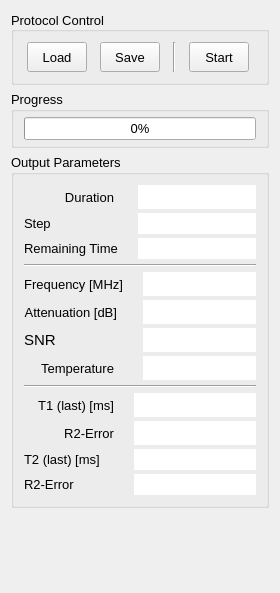
<?xml version="1.0" encoding="UTF-8"?>
<ui version="4.0">
 <class>ccRelaxometerWidget</class>
 <widget class="QWidget" name="ccRelaxometerWidget">
  <property name="geometry">
   <rect>
    <x>0</x>
    <y>0</y>
    <width>280</width>
    <height>593</height>
   </rect>
  </property>
  <property name="sizePolicy">
   <sizepolicy hsizetype="Fixed" vsizetype="Preferred">
    <horstretch>0</horstretch>
    <verstretch>0</verstretch>
   </sizepolicy>
  </property>
  <property name="minimumSize">
   <size>
    <width>280</width>
    <height>0</height>
   </size>
  </property>
  <property name="maximumSize">
   <size>
    <width>280</width>
    <height>16777215</height>
   </size>
  </property>
  <property name="windowTitle">
   <string>Form</string>
  </property>
  <layout class="QVBoxLayout" name="verticalLayout">
   <item>
    <widget class="QGroupBox" name="protocol_controls">
     <property name="font">
      <font>
       <pointsize>10</pointsize>
      </font>
     </property>
     <property name="title">
      <string>Protocol Control</string>
     </property>
     <property name="alignment">
      <set>Qt::AlignLeading|Qt::AlignLeft|Qt::AlignVCenter</set>
     </property>
     <layout class="QVBoxLayout" name="verticalLayout_3">
      <property name="spacing">
       <number>5</number>
      </property>
      <property name="leftMargin">
       <number>10</number>
      </property>
      <property name="topMargin">
       <number>10</number>
      </property>
      <property name="rightMargin">
       <number>10</number>
      </property>
      <property name="bottomMargin">
       <number>10</number>
      </property>
      <item>
       <layout class="QHBoxLayout" name="horizontalLayout">
        <property name="spacing">
         <number>10</number>
        </property>
        <item>
         <widget class="QPushButton" name="load_btn">
          <property name="sizePolicy">
           <sizepolicy hsizetype="Fixed" vsizetype="Fixed">
            <horstretch>0</horstretch>
            <verstretch>0</verstretch>
           </sizepolicy>
          </property>
          <property name="minimumSize">
           <size>
            <width>60</width>
            <height>30</height>
           </size>
          </property>
          <property name="maximumSize">
           <size>
            <width>60</width>
            <height>30</height>
           </size>
          </property>
          <property name="font">
           <font>
            <pointsize>10</pointsize>
           </font>
          </property>
          <property name="text">
           <string>Load</string>
          </property>
         </widget>
        </item>
        <item>
         <widget class="QPushButton" name="save_btn">
          <property name="sizePolicy">
           <sizepolicy hsizetype="Fixed" vsizetype="Fixed">
            <horstretch>0</horstretch>
            <verstretch>0</verstretch>
           </sizepolicy>
          </property>
          <property name="minimumSize">
           <size>
            <width>60</width>
            <height>30</height>
           </size>
          </property>
          <property name="maximumSize">
           <size>
            <width>60</width>
            <height>30</height>
           </size>
          </property>
          <property name="font">
           <font>
            <pointsize>10</pointsize>
           </font>
          </property>
          <property name="text">
           <string>Save</string>
          </property>
         </widget>
        </item>
        <item>
         <widget class="Line" name="line_3">
          <property name="orientation">
           <enum>Qt::Vertical</enum>
          </property>
         </widget>
        </item>
        <item>
         <widget class="QPushButton" name="start_btn">
          <property name="sizePolicy">
           <sizepolicy hsizetype="Fixed" vsizetype="Fixed">
            <horstretch>0</horstretch>
            <verstretch>0</verstretch>
           </sizepolicy>
          </property>
          <property name="minimumSize">
           <size>
            <width>60</width>
            <height>30</height>
           </size>
          </property>
          <property name="maximumSize">
           <size>
            <width>60</width>
            <height>30</height>
           </size>
          </property>
          <property name="font">
           <font>
            <pointsize>10</pointsize>
           </font>
          </property>
          <property name="text">
           <string>Start</string>
          </property>
         </widget>
        </item>
       </layout>
      </item>
     </layout>
    </widget>
   </item>
   <item>
    <widget class="QGroupBox" name="groupBox">
     <property name="font">
      <font>
       <pointsize>10</pointsize>
      </font>
     </property>
     <property name="title">
      <string>Progress</string>
     </property>
     <layout class="QHBoxLayout" name="horizontalLayout_3">
      <property name="spacing">
       <number>0</number>
      </property>
      <property name="leftMargin">
       <number>10</number>
      </property>
      <property name="topMargin">
       <number>5</number>
      </property>
      <property name="rightMargin">
       <number>10</number>
      </property>
      <property name="bottomMargin">
       <number>5</number>
      </property>
      <item>
       <widget class="QProgressBar" name="meas_progress">
        <property name="value">
         <number>0</number>
        </property>
        <property name="textVisible">
         <bool>true</bool>
        </property>
       </widget>
      </item>
     </layout>
    </widget>
   </item>
   <item>
    <widget class="QGroupBox" name="OutputWidget">
     <property name="sizePolicy">
      <sizepolicy hsizetype="Preferred" vsizetype="Minimum">
       <horstretch>0</horstretch>
       <verstretch>0</verstretch>
      </sizepolicy>
     </property>
     <property name="font">
      <font>
       <pointsize>10</pointsize>
      </font>
     </property>
     <property name="title">
      <string>Output Parameters</string>
     </property>
     <layout class="QVBoxLayout" name="verticalLayout_2">
      <property name="spacing">
       <number>5</number>
      </property>
      <property name="leftMargin">
       <number>10</number>
      </property>
      <property name="topMargin">
       <number>10</number>
      </property>
      <property name="rightMargin">
       <number>10</number>
      </property>
      <property name="bottomMargin">
       <number>10</number>
      </property>
      <item>
       <layout class="QFormLayout" name="scan">
        <property name="fieldGrowthPolicy">
         <enum>QFormLayout::ExpandingFieldsGrow</enum>
        </property>
        <property name="horizontalSpacing">
         <number>20</number>
        </property>
        <property name="verticalSpacing">
         <number>4</number>
        </property>
        <item row="0" column="0">
         <widget class="QLabel" name="peakLabel">
          <property name="sizePolicy">
           <sizepolicy hsizetype="Minimum" vsizetype="Preferred">
            <horstretch>0</horstretch>
            <verstretch>0</verstretch>
           </sizepolicy>
          </property>
          <property name="minimumSize">
           <size>
            <width>90</width>
            <height>0</height>
           </size>
          </property>
          <property name="font">
           <font>
            <pointsize>10</pointsize>
            <weight>50</weight>
            <bold>false</bold>
           </font>
          </property>
          <property name="text">
           <string>Duration</string>
          </property>
          <property name="alignment">
           <set>Qt::AlignRight|Qt::AlignTrailing|Qt::AlignVCenter</set>
          </property>
         </widget>
        </item>
        <item row="0" column="1">
         <widget class="QLineEdit" name="dur_output">
          <property name="sizePolicy">
           <sizepolicy hsizetype="Expanding" vsizetype="Fixed">
            <horstretch>0</horstretch>
            <verstretch>0</verstretch>
           </sizepolicy>
          </property>
          <property name="minimumSize">
           <size>
            <width>80</width>
            <height>18</height>
           </size>
          </property>
          <property name="maximumSize">
           <size>
            <width>16777215</width>
            <height>25</height>
           </size>
          </property>
          <property name="font">
           <font>
            <pointsize>11</pointsize>
            <weight>50</weight>
            <bold>false</bold>
           </font>
          </property>
          <property name="mouseTracking">
           <bool>false</bool>
          </property>
          <property name="frame">
           <bool>false</bool>
          </property>
          <property name="alignment">
           <set>Qt::AlignRight|Qt::AlignTrailing|Qt::AlignVCenter</set>
          </property>
          <property name="readOnly">
           <bool>true</bool>
          </property>
         </widget>
        </item>
        <item row="1" column="0">
         <widget class="QLabel" name="label_4">
          <property name="font">
           <font>
            <pointsize>10</pointsize>
           </font>
          </property>
          <property name="text">
           <string>Step</string>
          </property>
         </widget>
        </item>
        <item row="1" column="1">
         <widget class="QLineEdit" name="fwhm_output">
          <property name="minimumSize">
           <size>
            <width>80</width>
            <height>18</height>
           </size>
          </property>
          <property name="maximumSize">
           <size>
            <width>16777215</width>
            <height>25</height>
           </size>
          </property>
          <property name="frame">
           <bool>false</bool>
          </property>
          <property name="alignment">
           <set>Qt::AlignRight|Qt::AlignTrailing|Qt::AlignVCenter</set>
          </property>
         </widget>
        </item>
        <item row="2" column="1">
         <widget class="QLineEdit" name="lineEdit">
          <property name="minimumSize">
           <size>
            <width>80</width>
            <height>18</height>
           </size>
          </property>
          <property name="maximumSize">
           <size>
            <width>16777215</width>
            <height>25</height>
           </size>
          </property>
          <property name="frame">
           <bool>false</bool>
          </property>
          <property name="alignment">
           <set>Qt::AlignRight|Qt::AlignTrailing|Qt::AlignVCenter</set>
          </property>
         </widget>
        </item>
        <item row="2" column="0">
         <widget class="QLabel" name="label_3">
          <property name="font">
           <font>
            <pointsize>10</pointsize>
           </font>
          </property>
          <property name="text">
           <string>Remaining Time</string>
          </property>
         </widget>
        </item>
       </layout>
      </item>
      <item>
       <widget class="Line" name="line_2">
        <property name="orientation">
         <enum>Qt::Horizontal</enum>
        </property>
       </widget>
      </item>
      <item>
       <layout class="QFormLayout" name="measurement">
        <property name="fieldGrowthPolicy">
         <enum>QFormLayout::ExpandingFieldsGrow</enum>
        </property>
        <property name="rowWrapPolicy">
         <enum>QFormLayout::DontWrapRows</enum>
        </property>
        <property name="horizontalSpacing">
         <number>20</number>
        </property>
        <property name="verticalSpacing">
         <number>4</number>
        </property>
        <property name="leftMargin">
         <number>0</number>
        </property>
        <property name="topMargin">
         <number>0</number>
        </property>
        <property name="rightMargin">
         <number>0</number>
        </property>
        <property name="bottomMargin">
         <number>0</number>
        </property>
        <item row="0" column="0">
         <widget class="QLabel" name="freqLabel">
          <property name="sizePolicy">
           <sizepolicy hsizetype="Minimum" vsizetype="Preferred">
            <horstretch>0</horstretch>
            <verstretch>0</verstretch>
           </sizepolicy>
          </property>
          <property name="minimumSize">
           <size>
            <width>90</width>
            <height>0</height>
           </size>
          </property>
          <property name="font">
           <font>
            <pointsize>10</pointsize>
            <weight>50</weight>
            <bold>false</bold>
           </font>
          </property>
          <property name="text">
           <string>Frequency [MHz]</string>
          </property>
          <property name="alignment">
           <set>Qt::AlignRight|Qt::AlignTrailing|Qt::AlignVCenter</set>
          </property>
         </widget>
        </item>
        <item row="0" column="1">
         <widget class="QLineEdit" name="freq_output">
          <property name="sizePolicy">
           <sizepolicy hsizetype="Expanding" vsizetype="Fixed">
            <horstretch>0</horstretch>
            <verstretch>0</verstretch>
           </sizepolicy>
          </property>
          <property name="minimumSize">
           <size>
            <width>80</width>
            <height>18</height>
           </size>
          </property>
          <property name="maximumSize">
           <size>
            <width>16777215</width>
            <height>25</height>
           </size>
          </property>
          <property name="font">
           <font>
            <pointsize>11</pointsize>
            <weight>50</weight>
            <bold>false</bold>
           </font>
          </property>
          <property name="mouseTracking">
           <bool>false</bool>
          </property>
          <property name="frame">
           <bool>false</bool>
          </property>
          <property name="alignment">
           <set>Qt::AlignRight|Qt::AlignTrailing|Qt::AlignVCenter</set>
          </property>
          <property name="readOnly">
           <bool>true</bool>
          </property>
          <property name="cursorMoveStyle">
           <enum>Qt::LogicalMoveStyle</enum>
          </property>
         </widget>
        </item>
        <item row="1" column="0">
         <widget class="QLabel" name="atLabel">
          <property name="sizePolicy">
           <sizepolicy hsizetype="Minimum" vsizetype="Preferred">
            <horstretch>0</horstretch>
            <verstretch>0</verstretch>
           </sizepolicy>
          </property>
          <property name="minimumSize">
           <size>
            <width>90</width>
            <height>0</height>
           </size>
          </property>
          <property name="font">
           <font>
            <pointsize>10</pointsize>
            <weight>50</weight>
            <bold>false</bold>
           </font>
          </property>
          <property name="text">
           <string>Attenuation [dB]</string>
          </property>
          <property name="alignment">
           <set>Qt::AlignRight|Qt::AlignTrailing|Qt::AlignVCenter</set>
          </property>
         </widget>
        </item>
        <item row="1" column="1">
         <widget class="QLineEdit" name="at_output">
          <property name="sizePolicy">
           <sizepolicy hsizetype="Expanding" vsizetype="Fixed">
            <horstretch>0</horstretch>
            <verstretch>0</verstretch>
           </sizepolicy>
          </property>
          <property name="minimumSize">
           <size>
            <width>80</width>
            <height>18</height>
           </size>
          </property>
          <property name="maximumSize">
           <size>
            <width>16777215</width>
            <height>25</height>
           </size>
          </property>
          <property name="font">
           <font>
            <pointsize>11</pointsize>
            <weight>50</weight>
            <bold>false</bold>
           </font>
          </property>
          <property name="mouseTracking">
           <bool>false</bool>
          </property>
          <property name="frame">
           <bool>false</bool>
          </property>
          <property name="alignment">
           <set>Qt::AlignRight|Qt::AlignTrailing|Qt::AlignVCenter</set>
          </property>
          <property name="readOnly">
           <bool>true</bool>
          </property>
         </widget>
        </item>
        <item row="2" column="0">
         <widget class="QLabel" name="snrLabel">
          <property name="sizePolicy">
           <sizepolicy hsizetype="Minimum" vsizetype="Preferred">
            <horstretch>0</horstretch>
            <verstretch>0</verstretch>
           </sizepolicy>
          </property>
          <property name="font">
           <font>
            <pointsize>11</pointsize>
            <weight>50</weight>
            <bold>false</bold>
           </font>
          </property>
          <property name="text">
           <string>SNR</string>
          </property>
         </widget>
        </item>
        <item row="2" column="1">
         <widget class="QLineEdit" name="snr_output">
          <property name="sizePolicy">
           <sizepolicy hsizetype="Expanding" vsizetype="Fixed">
            <horstretch>0</horstretch>
            <verstretch>0</verstretch>
           </sizepolicy>
          </property>
          <property name="minimumSize">
           <size>
            <width>80</width>
            <height>18</height>
           </size>
          </property>
          <property name="maximumSize">
           <size>
            <width>16777215</width>
            <height>25</height>
           </size>
          </property>
          <property name="font">
           <font>
            <pointsize>11</pointsize>
            <weight>50</weight>
            <bold>false</bold>
           </font>
          </property>
          <property name="mouseTracking">
           <bool>false</bool>
          </property>
          <property name="frame">
           <bool>false</bool>
          </property>
          <property name="alignment">
           <set>Qt::AlignRight|Qt::AlignTrailing|Qt::AlignVCenter</set>
          </property>
          <property name="readOnly">
           <bool>true</bool>
          </property>
         </widget>
        </item>
        <item row="3" column="1">
         <widget class="QLineEdit" name="temp_output">
          <property name="sizePolicy">
           <sizepolicy hsizetype="Expanding" vsizetype="Fixed">
            <horstretch>0</horstretch>
            <verstretch>0</verstretch>
           </sizepolicy>
          </property>
          <property name="minimumSize">
           <size>
            <width>80</width>
            <height>18</height>
           </size>
          </property>
          <property name="maximumSize">
           <size>
            <width>16777215</width>
            <height>25</height>
           </size>
          </property>
          <property name="font">
           <font>
            <pointsize>11</pointsize>
            <weight>50</weight>
            <bold>false</bold>
           </font>
          </property>
          <property name="mouseTracking">
           <bool>false</bool>
          </property>
          <property name="frame">
           <bool>false</bool>
          </property>
          <property name="alignment">
           <set>Qt::AlignRight|Qt::AlignTrailing|Qt::AlignVCenter</set>
          </property>
          <property name="readOnly">
           <bool>true</bool>
          </property>
         </widget>
        </item>
        <item row="3" column="0">
         <widget class="QLabel" name="tempLabel">
          <property name="sizePolicy">
           <sizepolicy hsizetype="Minimum" vsizetype="Preferred">
            <horstretch>0</horstretch>
            <verstretch>0</verstretch>
           </sizepolicy>
          </property>
          <property name="minimumSize">
           <size>
            <width>90</width>
            <height>0</height>
           </size>
          </property>
          <property name="font">
           <font>
            <pointsize>10</pointsize>
            <weight>50</weight>
            <bold>false</bold>
           </font>
          </property>
          <property name="text">
           <string>Temperature</string>
          </property>
          <property name="alignment">
           <set>Qt::AlignRight|Qt::AlignTrailing|Qt::AlignVCenter</set>
          </property>
         </widget>
        </item>
       </layout>
      </item>
      <item>
       <widget class="Line" name="line">
        <property name="orientation">
         <enum>Qt::Horizontal</enum>
        </property>
       </widget>
      </item>
      <item>
       <layout class="QFormLayout" name="results">
        <property name="fieldGrowthPolicy">
         <enum>QFormLayout::ExpandingFieldsGrow</enum>
        </property>
        <property name="horizontalSpacing">
         <number>20</number>
        </property>
        <property name="verticalSpacing">
         <number>4</number>
        </property>
        <item row="0" column="0">
         <widget class="QLabel" name="label">
          <property name="sizePolicy">
           <sizepolicy hsizetype="Minimum" vsizetype="Preferred">
            <horstretch>0</horstretch>
            <verstretch>0</verstretch>
           </sizepolicy>
          </property>
          <property name="minimumSize">
           <size>
            <width>90</width>
            <height>0</height>
           </size>
          </property>
          <property name="font">
           <font>
            <pointsize>10</pointsize>
           </font>
          </property>
          <property name="text">
           <string>T1 (last) [ms]</string>
          </property>
          <property name="alignment">
           <set>Qt::AlignRight|Qt::AlignTrailing|Qt::AlignVCenter</set>
          </property>
         </widget>
        </item>
        <item row="0" column="1">
         <widget class="QLineEdit" name="t1_output">
          <property name="minimumSize">
           <size>
            <width>80</width>
            <height>18</height>
           </size>
          </property>
          <property name="maximumSize">
           <size>
            <width>16777215</width>
            <height>25</height>
           </size>
          </property>
          <property name="font">
           <font>
            <pointsize>11</pointsize>
           </font>
          </property>
          <property name="frame">
           <bool>false</bool>
          </property>
          <property name="alignment">
           <set>Qt::AlignRight|Qt::AlignTrailing|Qt::AlignVCenter</set>
          </property>
          <property name="readOnly">
           <bool>true</bool>
          </property>
         </widget>
        </item>
        <item row="2" column="0">
         <widget class="QLabel" name="label_5">
          <property name="font">
           <font>
            <pointsize>10</pointsize>
           </font>
          </property>
          <property name="text">
           <string>T2 (last) [ms]</string>
          </property>
         </widget>
        </item>
        <item row="2" column="1">
         <widget class="QLineEdit" name="t2_output">
          <property name="minimumSize">
           <size>
            <width>80</width>
            <height>18</height>
           </size>
          </property>
          <property name="maximumSize">
           <size>
            <width>16777215</width>
            <height>25</height>
           </size>
          </property>
          <property name="frame">
           <bool>false</bool>
          </property>
          <property name="alignment">
           <set>Qt::AlignRight|Qt::AlignTrailing|Qt::AlignVCenter</set>
          </property>
         </widget>
        </item>
        <item row="1" column="0">
         <widget class="QLabel" name="label_2">
          <property name="sizePolicy">
           <sizepolicy hsizetype="Minimum" vsizetype="Preferred">
            <horstretch>0</horstretch>
            <verstretch>0</verstretch>
           </sizepolicy>
          </property>
          <property name="minimumSize">
           <size>
            <width>90</width>
            <height>0</height>
           </size>
          </property>
          <property name="font">
           <font>
            <pointsize>10</pointsize>
           </font>
          </property>
          <property name="text">
           <string>R2-Error</string>
          </property>
          <property name="alignment">
           <set>Qt::AlignRight|Qt::AlignTrailing|Qt::AlignVCenter</set>
          </property>
         </widget>
        </item>
        <item row="1" column="1">
         <widget class="QLineEdit" name="t1R2_output">
          <property name="minimumSize">
           <size>
            <width>80</width>
            <height>18</height>
           </size>
          </property>
          <property name="maximumSize">
           <size>
            <width>16777215</width>
            <height>25</height>
           </size>
          </property>
          <property name="font">
           <font>
            <pointsize>11</pointsize>
           </font>
          </property>
          <property name="frame">
           <bool>false</bool>
          </property>
          <property name="alignment">
           <set>Qt::AlignRight|Qt::AlignTrailing|Qt::AlignVCenter</set>
          </property>
          <property name="readOnly">
           <bool>true</bool>
          </property>
         </widget>
        </item>
        <item row="3" column="0">
         <widget class="QLabel" name="label_6">
          <property name="font">
           <font>
            <pointsize>10</pointsize>
           </font>
          </property>
          <property name="text">
           <string>R2-Error</string>
          </property>
         </widget>
        </item>
        <item row="3" column="1">
         <widget class="QLineEdit" name="t2R2_output">
          <property name="minimumSize">
           <size>
            <width>80</width>
            <height>18</height>
           </size>
          </property>
          <property name="maximumSize">
           <size>
            <width>16777215</width>
            <height>25</height>
           </size>
          </property>
          <property name="frame">
           <bool>false</bool>
          </property>
          <property name="alignment">
           <set>Qt::AlignRight|Qt::AlignTrailing|Qt::AlignVCenter</set>
          </property>
         </widget>
        </item>
       </layout>
      </item>
     </layout>
    </widget>
   </item>
   <item>
    <spacer name="verticalSpacer">
     <property name="orientation">
      <enum>Qt::Vertical</enum>
     </property>
     <property name="sizeHint" stdset="0">
      <size>
       <width>20</width>
       <height>40</height>
      </size>
     </property>
    </spacer>
   </item>
  </layout>
 </widget>
 <resources/>
 <connections/>
</ui>
